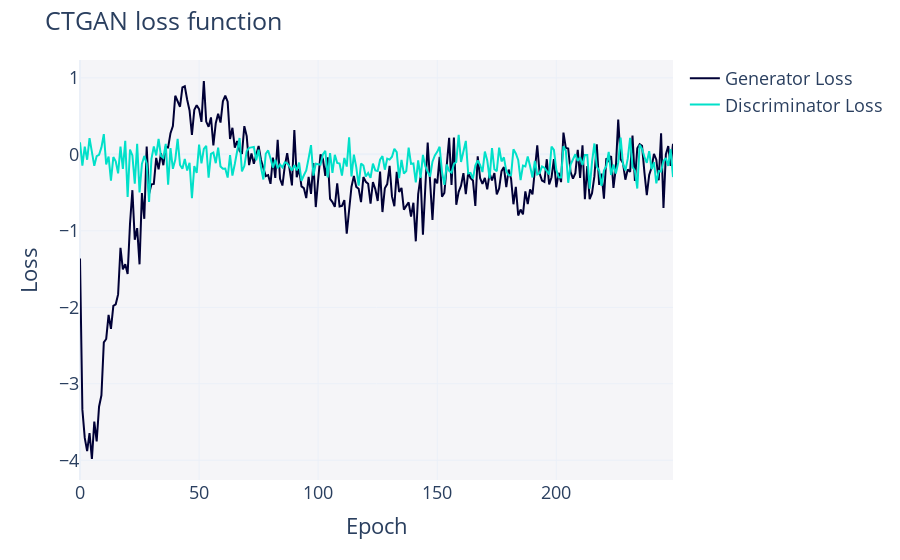

Notebook code cell kept with this figure:
### Code cell
# Check loss function
gen.get_loss_values_plot().show()

### Figure 1 — Plotly figure (JSON) as saved in the notebook; plotly's stock layout.template omitted (floating-point values rounded to 4 significant figures; data arrays with more than 128 entries replaced by an {"elided": "..."} marker saying what was removed)
{"data": [{"hovertemplate": "variable=Generator Loss<br>Epoch=%{x}<br>value=%{y}<extra></extra>", "legendgroup": "Generator Loss", "line": {"color": "#000036", "dash": "solid"}, "marker": {"symbol": "circle"}, "mode": "lines", "name": "Generator Loss", "orientation": "v", "showlegend": true, "type": "scatter", "x": {"elided": "250 int values"}, "xaxis": "x", "y": {"elided": "250 float values"}, "yaxis": "y"}, {"hovertemplate": "variable=Discriminator Loss<br>Epoch=%{x}<br>value=%{y}<extra></extra>", "legendgroup": "Discriminator Loss", "line": {"color": "#01E0C9", "dash": "solid"}, "marker": {"symbol": "circle"}, "mode": "lines", "name": "Discriminator Loss", "orientation": "v", "showlegend": true, "type": "scatter", "x": {"elided": "250 int values"}, "xaxis": "x", "y": {"elided": "250 float values"}, "yaxis": "y"}], "layout": {"font": {"size": 18}, "legend": {"orientation": "v", "title": {"text": ""}, "tracegroupgap": 0}, "margin": {"t": 60}, "plot_bgcolor": "#F5F5F8", "title": {"text": "CTGAN loss function"}, "xaxis": {"anchor": "y", "domain": [0, 1], "title": {"text": "Epoch"}}, "yaxis": {"anchor": "x", "domain": [0, 1], "title": {"text": "Loss"}}}}
